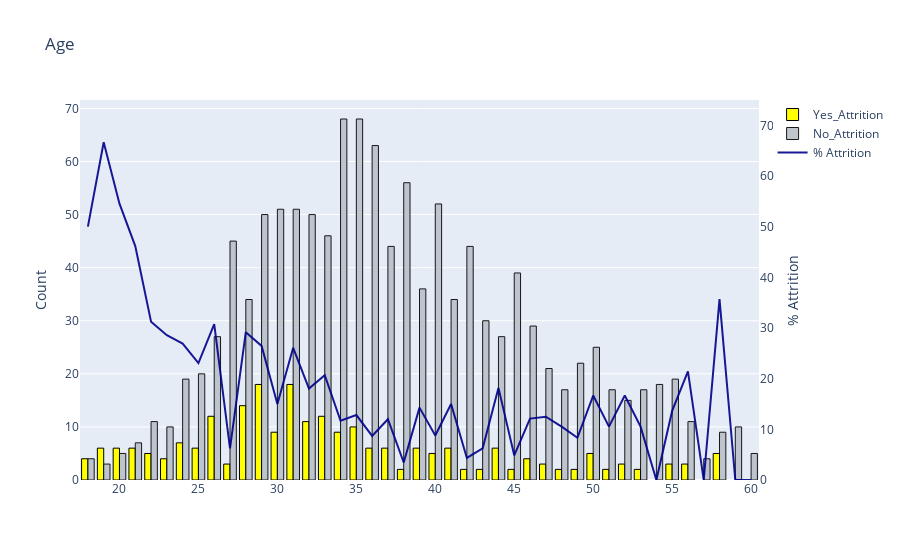

The code cell stored with this chart in its notebook:
### Markdown cell above
<img src="https://www.kofax.com/-/media/images/library/images/people/as-320523277-scott-working-from-home-on-laptop/16x9_l.jpg" width="900" height="500" />

### Code cell
barplot('Age', False)

### Figure 1 — Plotly figure (JSON) as saved in the notebook; plotly's stock layout.template omitted (floating-point values rounded to 4 significant figures)
{"data": [{"marker": {"color": "yellow", "line": {"color": "#000000", "width": 1}}, "name": "Yes_Attrition", "type": "bar", "x": [29, 31, 28, 26, 33, 32, 35, 30, 34, 24, 25, 36, 44, 21, 20, 41, 19, 39, 37, 22, 58, 40, 50, 18, 23, 46, 27, 55, 52, 56, 47, 38, 49, 45, 51, 43, 53, 42, 48], "y": [18, 18, 14, 12, 12, 11, 10, 9, 9, 7, 6, 6, 6, 6, 6, 6, 6, 6, 6, 5, 5, 5, 5, 4, 4, 4, 3, 3, 3, 3, 3, 2, 2, 2, 2, 2, 2, 2, 2]}, {"marker": {"color": "#B9C0C9", "line": {"color": "#000000", "width": 1}}, "name": "No_Attrition", "opacity": 0.9, "type": "bar", "x": [34, 35, 36, 38, 40, 30, 31, 29, 32, 33, 27, 42, 37, 45, 39, 28, 41, 43, 46, 44, 26, 50, 49, 47, 25, 24, 55, 54, 53, 51, 48, 52, 56, 22, 59, 23, 58, 21, 20, 60, 57, 18, 19], "y": [68, 68, 63, 56, 52, 51, 51, 50, 50, 46, 45, 44, 44, 39, 36, 34, 34, 30, 29, 27, 27, 25, 22, 21, 20, 19, 19, 18, 17, 17, 17, 15, 11, 11, 10, 10, 9, 7, 5, 5, 4, 4, 3]}, {"marker": {"color": "darkblue", "line": {"color": "#000000", "width": 0.5}}, "name": "% Attrition", "opacity": 0.9, "type": "scatter", "x": [18, 19, 20, 21, 22, 23, 24, 25, 26, 27, 28, 29, 30, 31, 32, 33, 34, 35, 36, 37, 38, 39, 40, 41, 42, 43, 44, 45, 46, 47, 48, 49, 50, 51, 52, 53, 54, 55, 56, 57, 58, 59, 60], "y": [50, 66.67, 54.55, 46.15, 31.25, 28.57, 26.92, 23.08, 30.77, 6.25, 29.17, 26.47, 15, 26.09, 18.03, 20.69, 11.69, 12.82, 8.696, 12, 3.448, 14.29, 8.772, 15, 4.348, 6.25, 18.18, 4.878, 12.12, 12.5, 10.53, 8.333, 16.67, 10.53, 16.67, 10.53, 0, 13.64, 21.43, 0, 35.71, 0, 0], "yaxis": "y2"}], "layout": {"title": {"text": "Age"}, "yaxis": {"title": {"text": "Count"}}, "yaxis2": {"anchor": "x", "overlaying": "y", "range": [0, 75], "showgrid": false, "side": "right", "title": {"text": "% Attrition"}, "zeroline": false}}}
